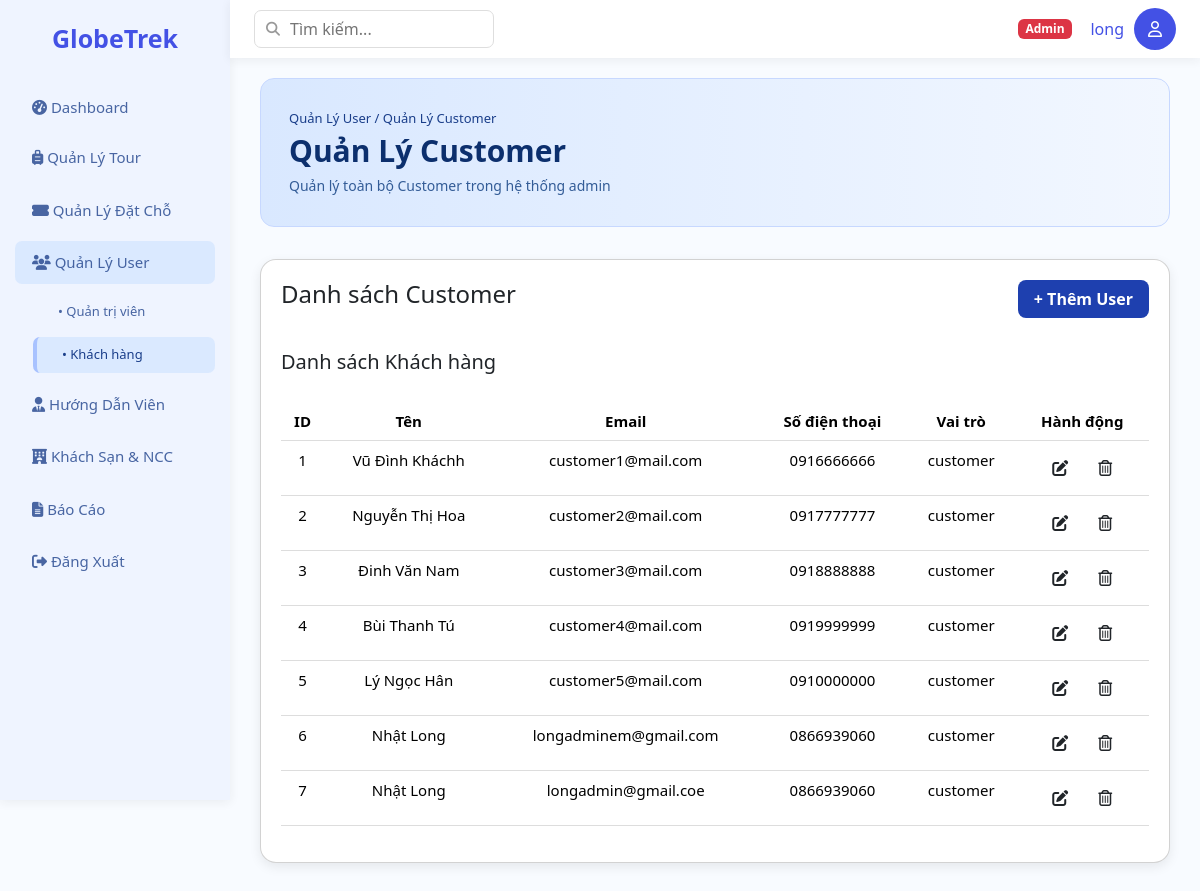
/Base/?action=list-customer (signed in), run on the app's committed database.
### tables this page shows
CREATE TABLE `users` (
  `id` int NOT NULL,
  `email` varchar(150) NOT NULL,
  `password` varchar(255) NOT NULL,
  `name` varchar(100) NOT NULL,
  `phone` varchar(20) NOT NULL,
  `role` enum('admin','customer','guide') NOT NULL,
  `created_at` timestamp NULL DEFAULT CURRENT_TIMESTAMP
);

### Base/controllers/UsersController.php (called while the page is built, shortened)
<?php
class UsersController {
    public function listCustomer() {
        $user = new UserModel();
        $listUser = $user->getList();
        require_once PATH_VIEW . "main.php";
    }
}

### Base/index.php (called while the page is built, shortened)
<?php
spl_autoload_register(function ($class) {
    $fileName = "$class.php";
    $fileModel              = PATH_MODEL . $fileName;
});
require_once './routes/index.php';

### Base/models/BaseModel.php (called while the page is built, shortened)
<?php
class BaseModel
{
    protected $pdo;
    public function __construct()
    {
        $dsn = sprintf('mysql:host=%s;port=%s;dbname=%s;charset=utf8', DB_HOST, DB_PORT, DB_NAME);
        try {
            $this->pdo = new PDO($dsn, DB_USERNAME, DB_PASSWORD, DB_OPTIONS);
        } catch (PDOException $e) {
            die("Kết nối cơ sở dữ liệu thất bại: {$e->getMessage()}. Vui lòng thử lại sau.");
        }
    }
    public function __destruct()
    {
        $this->pdo = null;
    }
    public function getConnection()
    {
        return $this->pdo;
}
}

### Base/models/UserModel.php (called while the page is built, shortened)
<?php
class UserModel extends BaseModel
{
    public $pdo;
    public function __construct()
    {
        $baseModel = new BaseModel();
        $this->pdo = $baseModel->getConnection();
    }
    public function getList()
    {
        $sql = "SELECT * FROM users";
        $stmt = $this->pdo->prepare($sql);
        $stmt->execute();
        return $stmt->fetchAll();
    }
}

### Base/views/admin/user/list-customer.php (the view)
<?php include 'views/layout/header.php'; ?>
<div class="main">
    <div class="header-wrapper">
        <div class="header-content">
            <div class="breadcrumb">Quản Lý User / Quản Lý Customer</div>
            <h2 class="page-title">Quản Lý Customer</h2>
            <p class="page-sub">Quản lý toàn bộ Customer trong hệ thống admin</p>
        </div>
    </div>
    <div class="card">
        <div class="toph4">
            <h4>Danh sách Customer</h4>
            <a href="<?= BASE_URL ?>?action=create-user" class="btn btn-nut">+ Thêm User</a>
        </div>
        <h5 class="mt-3">Danh sách Khách hàng</h5>
        <table class="table">
            <thead>
                <tr>
                    <th>ID</th>
                    <th>Tên</th>
                    <th>Email</th>
                    <th>Số điện thoại</th>
                    <th>Vai trò</th>
                    <th>Hành động</th>
                </tr>
            </thead>
            <tbody>
                <?php $index = 1;
                foreach ($listUser as $user): if ($user['role'] == 'customer'): ?>
                        <tr>
                            <td><?= $index++ ?></td>
                            <td><?= $user['name'] ?></td>
                            <td><?= $user['email'] ?></td>
                            <td><?= $user['phone'] ?></td>
                            <td><?= $user['role'] ?></td>
                            <td>
                                <a href="<?= BASE_URL ?>?action=update-user&id=<?= $user['id'] ?>" class="btn edit"><i class="fas fa-edit"></i></a>
                                <a href="<?= BASE_URL ?>?action=delete-user&id=<?= $user['id'] ?>"
                                    onclick="return confirm('Xóa người dùng này?')" class="btn delete"><i class="fa-regular fa-trash-can"></i></a>
                            </td>
                        </tr>
                <?php endif;
                endforeach; ?>
            </tbody>
        </table>
    </div>
</div>
<?php include 'views/layout/footer.php'; ?>

### Base/assets/css/layout.css (style rules this page uses)
:root { --orange: rgba(186, 207, 255, 0.142); --orange-active: rgba(200, 222, 255, 0.525); --orange-light: #bacfffff; --bg: #f8fbff; --white: #ffffff; --text: #4351e5; --muted: #2e4e94dd; --radius: 7px; --shadow: 0 2px 10px rgba(45, 45, 45, 0.07); font-family: "Inter", sans-serif; }
body { margin: 0; background: var(--bg); color: var(--text); overflow-x: hidden; }
.main { padding: 20px 30px; }

### Base/assets/css/table.css (style rules this page uses)
table { width: 100%; border-collapse: collapse; margin-top: 20px; }
th, td { padding: 14px; border-bottom: 1px solid #ddd; font-size: 15px; text-align: center; }
th { text-align: left; background: #f0f1ff; font-weight: 600; text-align: center; }
.btn-nut { background: #1e40af; color: var(--white); border: none; padding: 7px 16px; font-weight: 600; transition: opacity 0.2s; border-radius: 8px; }
.card { background: white; padding: 20px; border-radius: 16px; box-shadow: 0 4px 12px rgba(0, 0, 0, 0.08); margin-bottom: 20px; }
.toph4 { display: flex; justify-content: space-between; align-items: center; margin-bottom: 16px; }
.header-wrapper { background: linear-gradient(to right, #d9e8ff, #f2f7ff); padding: 30px 28px; border-radius: 14px; border: 1px solid #c7d8ff; margin-bottom: 32px; }
.header-content .breadcrumb { font-size: 13px; color: #1a3e8a; margin-bottom: 4px; font-weight: 500; }
.page-title { font-size: 30px; margin: 0; font-weight: 800; color: #0c2f6d; }
.page-sub { margin: 6px 0 0; font-size: 14px; color: #335c97; }

### data on the page
users: name "Vũ Đình Kháchh", email "customer1@mail.com", phone "0916666666", role "customer"
users: name "Nguyễn Thị Hoa", email "customer2@mail.com", phone "0917777777", role "customer"
users: name "Đinh Văn Nam", email "customer3@mail.com", phone "0918888888", role "customer"
users: name "Bùi Thanh Tú", email "customer4@mail.com", phone "0919999999", role "customer"
users: name "Lý Ngọc Hân", email "customer5@mail.com", phone "0910000000", role "customer"
users: name "Nhật Long", email "longadminem@gmail.com", phone "0866939060", role "customer"
users: name "Nhật Long", email "longadmin@gmail.coe", phone "0866939060", role "customer"

### other printed values
$roleLabel "Admin"
$_SESSION['user']['name'] "long"
